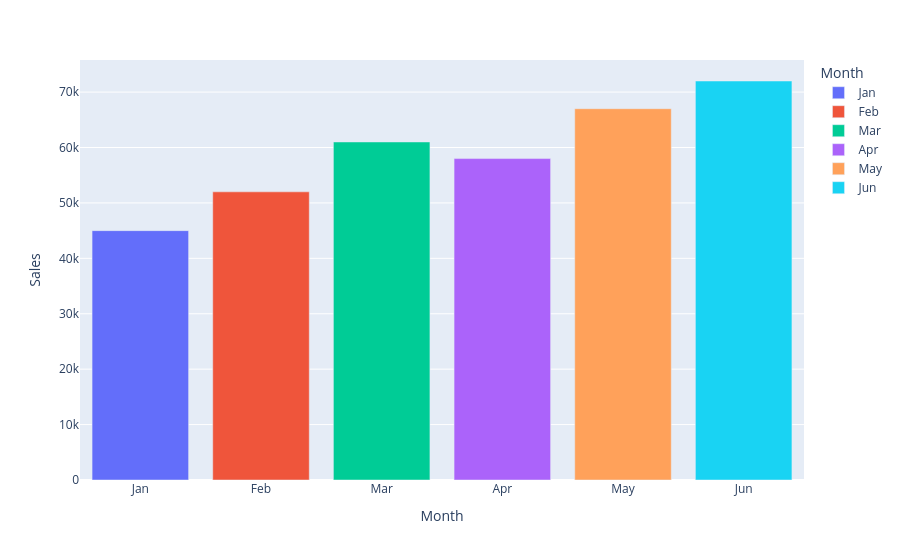

Notebook code for this chart:
### Markdown cell above
### Bar Chart

### Code cell
fig = px.bar(
    sales_data,
    x="Month",
    y="Sales",
    color="Month"
)

fig.show()

### Figure 1 — Plotly figure (JSON) as saved in the notebook; plotly's stock layout.template omitted (floating-point values rounded to 4 significant figures)
{"data": [{"alignmentgroup": "True", "hovertemplate": "Month=%{x}<br>Sales=%{y}<extra></extra>", "legendgroup": "Jan", "marker": {"color": "#636efa", "pattern": {"shape": ""}}, "name": "Jan", "offsetgroup": "Jan", "orientation": "v", "showlegend": true, "textposition": "auto", "type": "bar", "x": ["Jan"], "xaxis": "x", "y": [45000], "yaxis": "y"}, {"alignmentgroup": "True", "hovertemplate": "Month=%{x}<br>Sales=%{y}<extra></extra>", "legendgroup": "Feb", "marker": {"color": "#EF553B", "pattern": {"shape": ""}}, "name": "Feb", "offsetgroup": "Feb", "orientation": "v", "showlegend": true, "textposition": "auto", "type": "bar", "x": ["Feb"], "xaxis": "x", "y": [52000], "yaxis": "y"}, {"alignmentgroup": "True", "hovertemplate": "Month=%{x}<br>Sales=%{y}<extra></extra>", "legendgroup": "Mar", "marker": {"color": "#00cc96", "pattern": {"shape": ""}}, "name": "Mar", "offsetgroup": "Mar", "orientation": "v", "showlegend": true, "textposition": "auto", "type": "bar", "x": ["Mar"], "xaxis": "x", "y": [61000], "yaxis": "y"}, {"alignmentgroup": "True", "hovertemplate": "Month=%{x}<br>Sales=%{y}<extra></extra>", "legendgroup": "Apr", "marker": {"color": "#ab63fa", "pattern": {"shape": ""}}, "name": "Apr", "offsetgroup": "Apr", "orientation": "v", "showlegend": true, "textposition": "auto", "type": "bar", "x": ["Apr"], "xaxis": "x", "y": [58000], "yaxis": "y"}, {"alignmentgroup": "True", "hovertemplate": "Month=%{x}<br>Sales=%{y}<extra></extra>", "legendgroup": "May", "marker": {"color": "#FFA15A", "pattern": {"shape": ""}}, "name": "May", "offsetgroup": "May", "orientation": "v", "showlegend": true, "textposition": "auto", "type": "bar", "x": ["May"], "xaxis": "x", "y": [67000], "yaxis": "y"}, {"alignmentgroup": "True", "hovertemplate": "Month=%{x}<br>Sales=%{y}<extra></extra>", "legendgroup": "Jun", "marker": {"color": "#19d3f3", "pattern": {"shape": ""}}, "name": "Jun", "offsetgroup": "Jun", "orientation": "v", "showlegend": true, "textposition": "auto", "type": "bar", "x": ["Jun"], "xaxis": "x", "y": [72000], "yaxis": "y"}], "layout": {"barmode": "relative", "legend": {"title": {"text": "Month"}, "tracegroupgap": 0}, "margin": {"t": 60}, "xaxis": {"anchor": "y", "categoryarray": ["Jan", "Feb", "Mar", "Apr", "May", "Jun"], "categoryorder": "array", "domain": [0, 1], "title": {"text": "Month"}}, "yaxis": {"anchor": "x", "domain": [0, 1], "title": {"text": "Sales"}}}}
